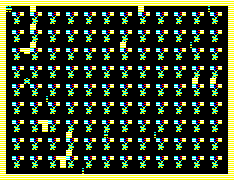

This game map was drawn from its Tiled (.tmx) file and the tilesets committed beside it. A one-line description and the full map source follow:
An orthogonal 39x30 tile map with 6x6 px tiles, 1 tile layer (Tile Layer 1).

<map version="1.10" tiledversion="1.11.0" orientation="orthogonal" renderorder="right-down" width="39" height="30" tilewidth="6" tileheight="6" infinite="0" nextlayerid="2" nextobjectid="1">
 <tileset firstgid="1" source="tileset.tsx" />
 <layer id="1" name="Tile Layer 1" width="39" height="30">
  <data encoding="csv">
16,16,16,16,16,16,16,16,16,16,16,16,16,16,16,16,16,16,16,16,16,16,16,16,16,16,16,16,16,16,16,16,16,16,16,16,16,16,16,
16,4,1,1,1,16,36,1,1,1,1,1,1,1,1,1,1,1,1,1,1,1,1,16,36,1,1,1,1,1,1,1,1,1,27,1,1,1,16,
16,1,11,12,1,11,12,1,11,12,1,11,12,1,11,12,1,11,12,1,11,12,36,11,12,1,11,12,1,11,12,1,11,12,1,11,12,1,16,
16,1,31,32,1,31,32,1,31,32,1,31,32,1,31,32,1,31,32,1,31,32,36,31,32,1,31,32,1,31,32,1,31,32,1,31,32,1,16,
16,1,1,1,1,16,36,1,1,1,1,1,1,1,1,1,1,1,1,1,1,1,1,1,1,1,1,1,1,1,1,1,1,1,1,1,1,1,16,
16,1,11,12,1,11,12,1,11,12,1,11,12,1,11,12,1,11,12,1,11,12,36,11,12,1,11,12,1,11,12,1,11,12,1,11,12,1,16,
16,1,31,32,1,31,32,1,31,32,1,31,32,1,31,32,1,31,32,1,31,32,36,31,32,1,31,32,1,31,32,1,31,32,1,31,32,1,16,
16,1,1,1,1,16,36,1,1,1,1,1,1,1,1,1,1,1,1,1,16,36,1,1,1,1,1,1,1,1,1,27,1,1,1,1,1,1,16,
16,1,11,12,16,11,12,1,11,12,1,11,12,1,11,12,1,11,12,1,11,12,1,11,12,1,11,12,1,11,12,1,11,12,1,11,12,1,16,
16,1,31,32,36,31,32,1,31,32,1,31,32,1,31,32,1,31,32,1,31,32,1,31,32,1,31,32,1,31,32,1,31,32,1,31,32,1,16,
16,1,1,1,1,1,1,1,1,1,1,1,1,1,1,1,1,1,1,1,1,1,1,1,1,1,1,1,1,1,1,1,1,1,1,1,1,1,16,
16,1,11,12,1,11,12,1,11,12,1,11,12,1,11,12,1,11,12,1,11,12,1,11,12,1,11,12,1,11,12,1,11,12,1,11,12,1,16,
16,1,31,32,1,31,32,1,31,32,1,31,32,1,31,32,1,31,32,1,31,32,1,31,32,1,31,32,1,31,32,1,31,32,1,31,32,1,16,
16,1,1,1,5,1,1,1,1,1,1,1,1,1,1,1,1,1,1,1,1,1,1,1,1,1,1,1,1,1,1,1,16,36,1,16,36,1,16,
16,1,11,12,1,11,12,1,11,12,1,11,12,1,11,12,1,11,12,1,11,12,1,11,12,1,11,12,1,11,12,1,11,12,1,11,12,1,16,
16,1,31,32,1,31,32,1,31,32,1,31,32,1,31,32,1,31,32,1,31,32,1,31,32,1,31,32,1,31,32,1,31,32,1,31,32,1,16,
16,1,1,1,1,1,1,27,1,1,1,1,1,1,1,1,1,1,1,1,1,1,1,1,1,1,1,1,1,1,1,1,1,1,1,1,1,1,16,
16,1,11,12,1,11,12,1,11,12,1,11,12,1,11,12,1,11,12,1,11,12,1,11,12,1,11,12,1,11,12,1,11,12,1,11,12,1,16,
16,1,31,32,1,31,32,1,31,32,1,31,32,1,31,32,1,31,32,1,31,32,1,31,32,1,31,32,1,31,32,1,31,32,1,31,32,1,16,
16,1,1,1,1,1,1,1,1,1,1,1,1,1,1,1,1,1,1,1,1,1,1,1,1,1,1,1,1,1,1,1,1,1,1,1,1,1,16,
16,1,11,12,1,11,12,16,11,12,36,11,12,1,11,12,1,11,12,1,11,12,1,11,12,1,11,12,1,11,12,1,11,12,1,11,12,1,16,
16,1,31,32,1,31,32,16,31,32,36,31,32,1,31,32,1,31,32,1,31,32,1,31,32,1,31,32,1,31,32,1,31,32,1,31,32,1,16,
16,1,1,1,1,1,1,1,1,1,1,16,36,1,1,1,1,25,1,1,1,1,1,1,1,27,1,1,1,1,1,1,1,1,1,1,1,1,16,
16,1,11,12,1,11,12,36,11,12,1,11,12,1,11,12,1,11,12,1,11,12,36,11,12,1,11,12,1,11,12,1,11,12,1,11,12,1,16,
16,1,31,32,1,31,32,36,31,32,1,31,32,1,31,32,1,31,32,1,31,32,36,31,32,1,31,32,1,31,32,1,31,32,1,31,32,1,16,
16,1,1,1,1,1,1,1,1,1,1,16,36,1,1,1,1,1,1,1,1,1,1,1,1,1,1,1,1,1,1,1,1,1,1,1,1,1,16,
16,1,11,12,1,11,12,1,11,12,16,11,12,1,11,12,1,11,12,1,11,12,1,11,12,1,11,12,1,11,12,1,11,12,1,11,12,1,16,
16,1,31,32,1,31,32,1,31,32,16,31,32,1,31,32,1,31,32,1,31,32,1,31,32,1,31,32,1,31,32,1,31,32,1,31,32,1,16,
16,1,1,1,1,1,1,1,1,1,1,1,1,27,1,1,1,1,1,1,1,1,1,1,1,1,1,1,1,1,1,1,1,1,1,1,1,1,16,
16,16,16,16,16,16,16,16,16,16,16,16,16,16,16,16,16,16,16,16,16,16,16,16,16,16,16,16,16,16,16,16,16,16,16,16,16,16,16
</data>
 </layer>
</map>